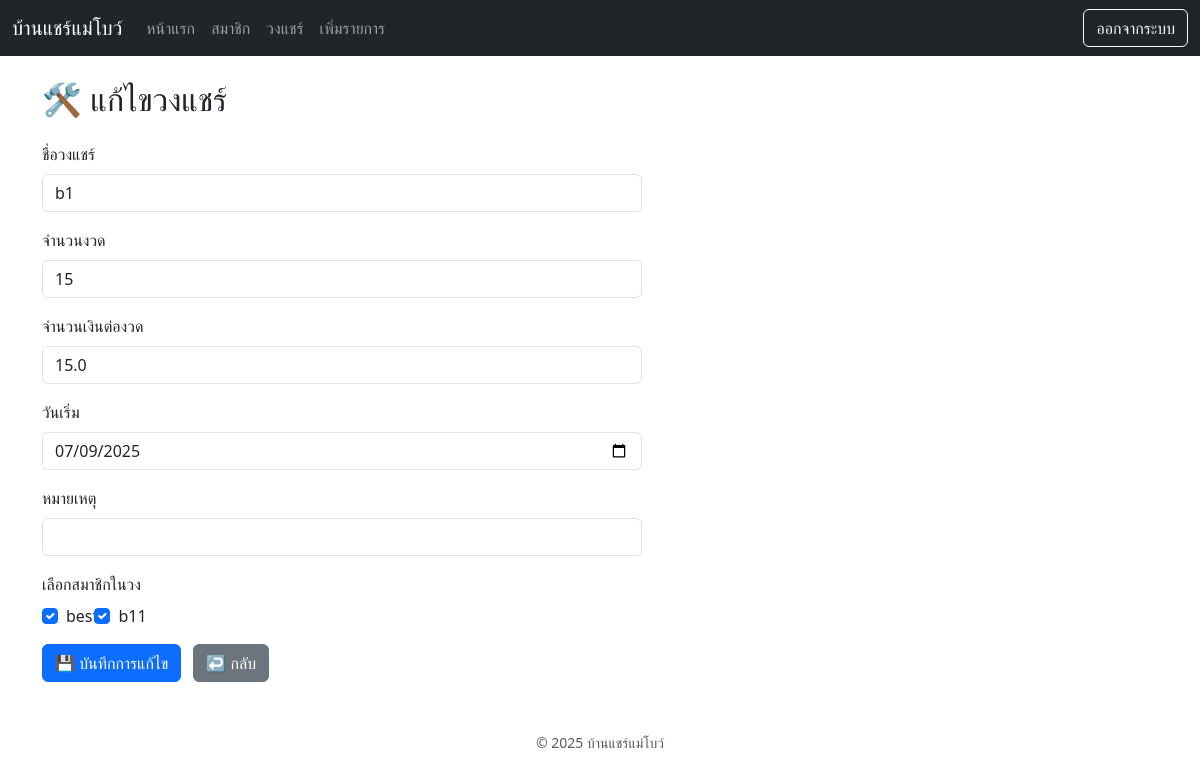
/groups/edit/1 (signed in), run on the app's committed database.
### tables this page shows
CREATE TABLE groups (
        id INTEGER PRIMARY KEY AUTOINCREMENT,
        name TEXT NOT NULL,
        rounds INTEGER,
        amount_per_round REAL,
        start_date TEXT,
        note TEXT
    );

CREATE TABLE members (
        id INTEGER PRIMARY KEY AUTOINCREMENT,
        name TEXT NOT NULL
    );

### app.py (the view, shortened to what this page needs)
@app.route("/groups/edit/<int:id>", methods=["GET", "POST"])
@login_required
def edit_group(id):
    conn = get_db_connection()
    group = conn.execute("SELECT * FROM groups WHERE id=?", (id,)).fetchone()
    members = conn.execute("SELECT * FROM members").fetchall()
    current = conn.execute("SELECT member_id FROM member_groups WHERE group_id=?", (id,)).fetchall()
    current_ids = [r["member_id"] for r in current]
    conn.close()
    return render_template("edit_group.html",
                           group=group,
                           members=members,
                           current_ids=current_ids,
                           year=datetime.now().year)

### app.py (called while the page is built)
def get_db_connection():
    conn = sqlite3.connect('members.db')
    conn.row_factory = sqlite3.Row
    return conn

def login_required(view):
    @wraps(view)
    def wrapped(*args, **kwargs):
        if not session.get("logged_in"):
            flash("กรุณาเข้าสู่ระบบก่อน")
            return redirect(url_for("login"))
        return view(*args, **kwargs)
    return wrapped

### templates/edit_group.html (shortened to what this page needs)
{% extends "base.html" %}
{% block content %}
  <h2 class="mb-4">🛠️ แก้ไขวงแชร์</h2>
  <form method="POST" style="max-width: 600px;">
    <div class="mb-3">
      <label class="form-label">ชื่อวงแชร์</label>
      <input type="text" name="name" class="form-control" value="{{ group.name }}" required>
    </div>
    <div class="mb-3">
      <label class="form-label">จำนวนงวด</label>
      <input type="number" name="rounds" class="form-control" value="{{ group.rounds }}" required>
    </div>
    <div class="mb-3">
      <label class="form-label">จำนวนเงินต่องวด</label>
      <input type="number" name="amount" class="form-control" value="{{ group.amount_per_round }}" required>
    </div>
    <div class="mb-3">
      <label class="form-label">วันเริ่ม</label>
      <input type="date" name="start_date" class="form-control" value="{{ group.start_date }}">
    </div>
    <div class="mb-3">
      <label class="form-label">หมายเหตุ</label>
      <input type="text" name="note" class="form-control" value="{{ group.note }}">
    </div>
    <div class="mb-3">
      <label class="form-label">เลือกสมาชิกในวง</label>
      <div class="form-check">
        {% for m in members %}
          <label class="form-check-label me-3">
            <input class="form-check-input" type="checkbox" name="members" value="{{ m.id }}"
                   {% if m.id in current_ids %}checked{% endif %}> {{ m.name }}
          </label>
        {% endfor %}
      </div>
    </div>
    <button class="btn btn-primary">💾 บันทึกการแก้ไข</button>
    <a href="/groups" class="btn btn-secondary ms-2">↩️ กลับ</a>
  </form>
{% endblock %}

### data on the page
groups: name "b1", rounds "15", amount "15.0", start_date "07/09/2025"
members: members "☑", name "best"
members: members "☑", name "b11"
